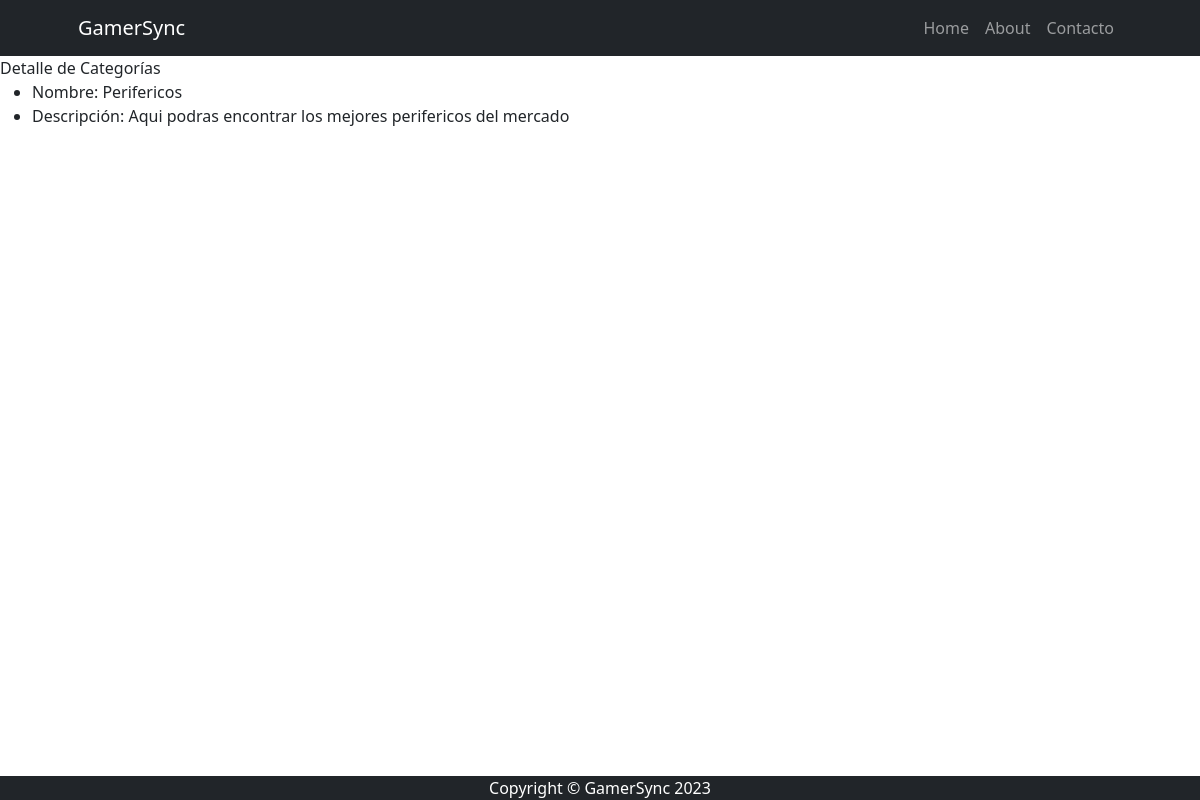
The app's page /productos/categoria/detail/1 with its own data.
### apps/productos/models.py (models this page shows, shortened)
class Categoria(models.Model):
    nombre = models.CharField(max_length=50, null=False)
    descripcion = models.CharField(max_length=100, null=True)

### apps/productos/views.py (the view)
# urls.py: path('categoria/detail/<int:pk>', views.CategoriaDetail.as_view(), name='categoria_detail'),
class CategoriaDetail(DetailView):
    model = models.Categoria

### apps/productos/templates/productos/categoria_detail.html
{% extends 'productos/index.html' %}
{% block TITULO %}
    Detalle de Categorías
{% endblock TITULO %}
{% block INDEX_CONTENIDO %}
    <ul>
        <li>Nombre: {{ object.nombre }}</li>
        <li>Descripción: {{ object.descripcion }}</li>
    </ul>
{% endblock INDEX_CONTENIDO %}

### records on screen
Categoria: nombre "Perifericos", descripcion "Aqui podras encontrar los mejores perifericos del mercado"
